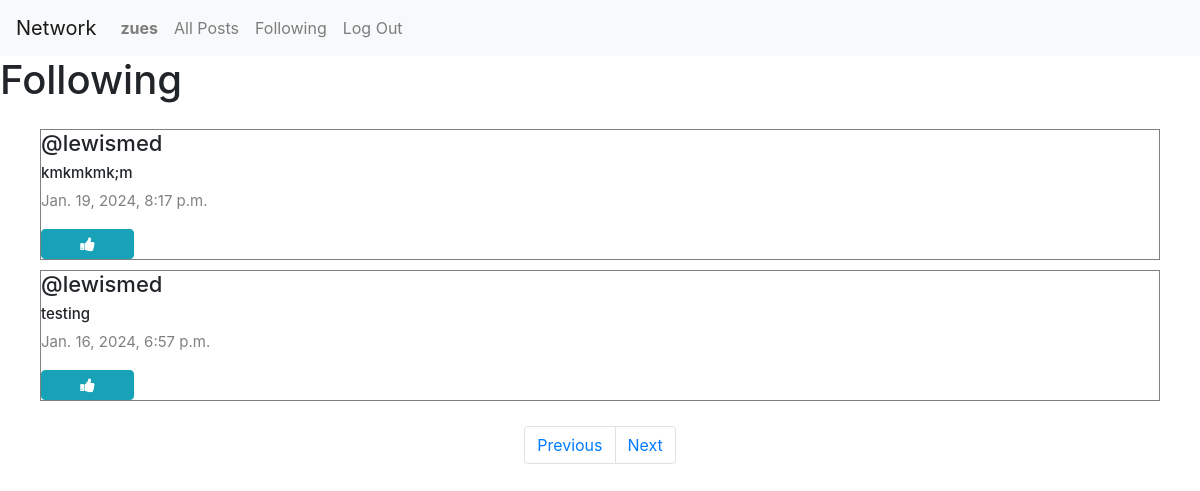
Page /following?page=2 (signed in) on the earlier database version.
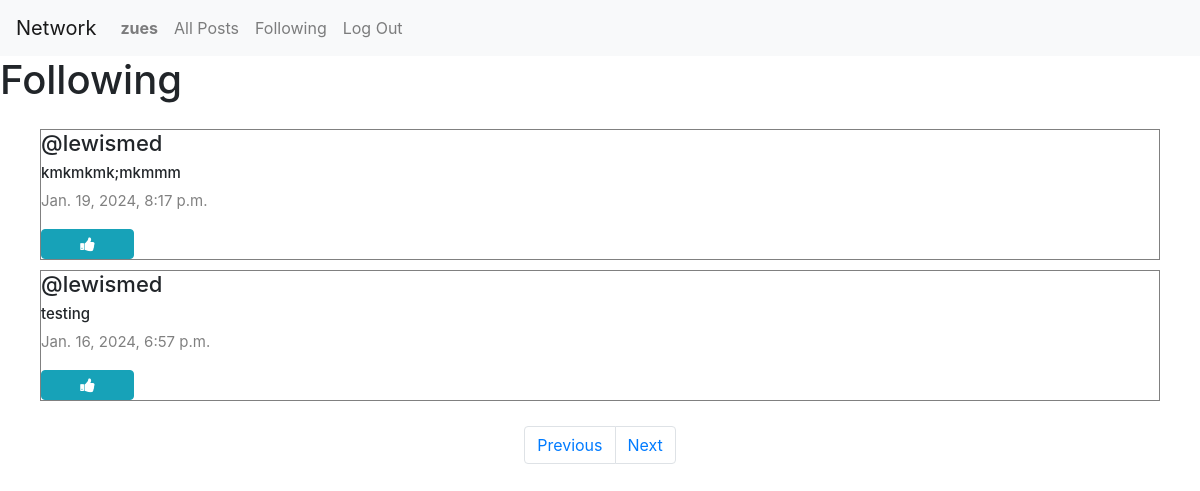
Same page on the later database version.
### network/models.py (models this page shows, shortened)
class Post(models.Model):
    content=models.CharField(max_length=140)
    user=models.ForeignKey(User,on_delete=models.CASCADE,related_name="author")
    date=models.DateTimeField(auto_now_add=True)

class User(AbstractUser):
    pass

### network/views.py (the view)
# urls.py: path('following',views.following,name='following'),
def following(request):
    currentUser=User.objects.get(pk=request.user.id)
    following_people=Follow.objects.filter(user=currentUser)
    allPosts=Post.objects.all().order_by("id").reverse()
    followingPosts=[]
    for posts in allPosts:
        for person in following_people:
            if person.user_follower==posts.user:
                followingPosts.append(posts)
    paginator=Paginator(followingPosts,2)
    page_number= request.GET.get('page')
    posts_of_the_page=paginator.get_page(page_number)
    return render(request, "network/following.html",{
        "posts_of_the_page":posts_of_the_page
    })

### network/templates/network/following.html (shortened to what this page needs)
{% extends "network/layout.html" %}
{% block body %}
<h1>Following</h1>
<div class="all-posts" >
    {% for post in posts_of_the_page %}
        <div class="post" style="margin: 5px 20px; border:0.1px solid gray; display: flex;
        justify-content: center;
        flex-direction:column;
        box-sizing: border-box;">
            <h5 class="username">@{{ post.user }}</h5>
           <h6 class="content" id="content_{{post.id}}" >{{ post.content }}</h6>
            <p class="date"> {{ post.date }}</p>
            {% if user.is_authenticated %}
            {% if user == post.user %}
            <div class="d-flex justify-content-around">
                <button class="btn btn-primary" data-toggle="modal" data-target="#modal_edit_post_{{ post.id }}" > Edit </button>
            </div>
            <div class="modal" id="modal_edit_post_{{ post.id }}" tabindex="-1" role="dialog" aria-labelledby="modal_edit_post_{{ post.id }}_label" aria-hidden="true">
                <div class="modal-dialog" role="document">
                  <div class="modal-content">
                    <div class="modal-header">
                      <h5 class="modal-title">Edit Post</h5>
                      <button type="button" class="close" data-dismiss="modal" aria-label="Close">
                        <span aria-hidden="true">&times;</span>
                      </button>
                    </div>
                    <div class="modal-body">
                      <textarea rows="5" id="textarea_{{ post.id }}" class="form-control" name="content">{{ post.content }}</textarea>
                    </div>
                    <div class="modal-footer">
                      <button type="button" class="btn btn-primary" onclick= "submitHandler({{ post.id }})">Save changes</button>
                      <button type="button" class="btn btn-secondary" data-dismiss="modal">Close</button>
                    </div>
                  </div>
                </div>
              </div>
              {% else %}
                {% if post.id in whoYouLiked %}
              <button class="btn btn-info fa fa-thumbs-down col-1" onclick="likeHandler({{ post.id }},{{ whoYouLiked }})" post id="{{ post.id }}"></button>
                {% else %}
                <button class="btn btn-info fa fa-thumbs-up col-1"  onclick="likeHandler({{ post.id }},{{ whoYouLiked }})" post id="{{ post.id }}"></button>
                {% endif %}
            {% endif %}
            {% endif %}
        </div>
        {% endfor %}
    </div>
<nav aria-label="Page navigation example">
    <ul class="pagination d-flex justify-content-center">
        {% if posts_of_the_page.has_previous %}
      <li class="page-item"><a class="page-link" href="?page={{ posts_of_the_page.previous_page_number }}">Previous</a></li>
      {% endif %}
      {% if posts_of_the_page.has_next %}
      <li class="page-item"><a class="page-link" href="?page={{ posts_of_the_page.next_page_number }}">Next</a></li>
        {% endif %}
    </ul>
  </nav>
{% endblock %}

Differences in the rows shown:
changed Post: content "kmkmkmk;m" → "kmkmkmk;mkmmm"
